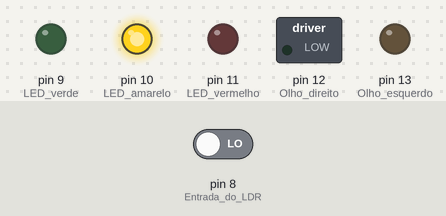
Bench run of a sketch on a simulated Arduino Uno, built with avr-gcc and run on an emulated ATmega328P. Shown: switched loads named in the sketch (green lamp = pin HIGH), output pins drawn as LEDs (lit = HIGH). Dashed ring = blinking. The test bench sets the inputs (shaded band); at power-on: pin 8 (Entrada_do_LDR) LOW.

Above: at 5.2 s.
5.3 s: pin 8 (Entrada_do_LDR) driven HIGH
At 5.4 s:
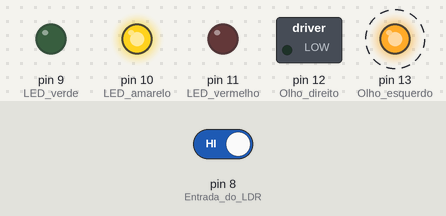
At 5.8 s:
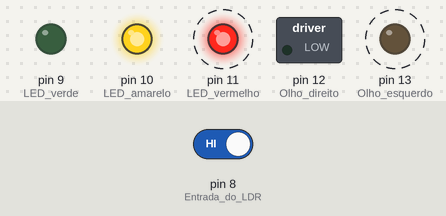
8.3 s: pin 8 (Entrada_do_LDR) driven LOW
At 9.1 s:
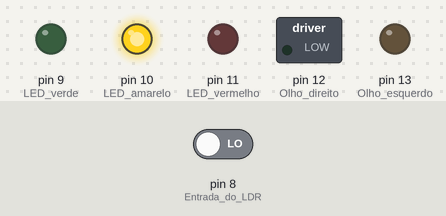
Timing chart, 0 to 11.3 s (numbered marks = the images above; inputs shaded):
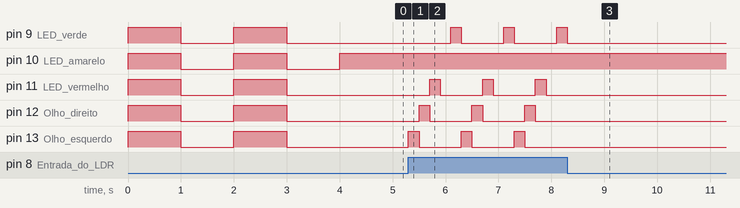

The sketch:

Ardu5_teste.ino
```cpp
/*
    Teste do Robô Ardu5
    Tutorial: https://youtu.be/lEOsWI0G7xk (Prueba de Robot Ardu5)

    Este programa acende todos os LEDs e quando se tapa a fotorresistência, inicia uma sequência em ordem descendente de 13 ao 9

    Projeto: Robô Ardu5
    Data: 05 de agosto de 2023
    Autor: Laboratório Maker
    Canal no YouTube: https://bit.ly/laboratoriomaker
    Blog: https://laboratoriomaker.blogspot.com
    Instagram: https://www.instagram.com/laboratoriomaker

    Projeto original: Ardu5 Prueba, Por: elprofegarcia.com
*/


// Define o tempo de retardo (espera) entre os acionamentos dos LEDs
int retardo = 200;

// Função setup() é executada uma vez quando a placa Arduino é ligada ou resetada
void setup() {
  // Configura os pinos 13, 12, 11, 10 e 9 como saída (LEDs)
  pinMode(13, OUTPUT);  // Olho esquerdo
  pinMode(12, OUTPUT);  // Olho direito
  pinMode(11, OUTPUT);  // LED vermelho
  pinMode(10, OUTPUT);  // LED amarelo
  pinMode(9, OUTPUT);   // LED verde

  pinMode(8, INPUT);  // Entrada do LDR

  // Liga todos os LEDs (13 ao 9) por 1 segundo e depois desliga-os por 1 segundo
  digitalWrite(13, HIGH);  // Olho esquerdo
  digitalWrite(12, HIGH);  // Olho direito
  digitalWrite(11, HIGH);  // LED vermelho
  digitalWrite(10, HIGH);  // LED amarelo
  digitalWrite(9, HIGH);   // LED verde
  delay(1000);
  digitalWrite(13, LOW);  // Olho esquerdo
  digitalWrite(12, LOW);  // Olho direito
  digitalWrite(11, LOW);  // LED vermelho
  digitalWrite(10, LOW);  // LED amarelo
  digitalWrite(9, LOW);   // LED verde
  delay(1000);

  // Liga novamente todos os LEDs por 1 segundo e depois desliga-os por 1 segundo
  digitalWrite(13, HIGH);  // Olho esquerdo
  digitalWrite(12, HIGH);  // Olho direito
  digitalWrite(11, HIGH);  // LED vermelho
  digitalWrite(10, HIGH);  // LED amarelo
  digitalWrite(9, HIGH);   // LED verde
  delay(1000);
  digitalWrite(13, LOW);  // Olho direito
  digitalWrite(12, LOW);  // Olho direito
  digitalWrite(11, LOW);  // LED vermelho
  digitalWrite(10, LOW);  // LED amarelo
  digitalWrite(9, LOW);   // LED verde
  delay(1000);
}

// Função loop() é executada continuamente após a função setup() terminar
void loop() {
  // Verifica se a fotorresistência foi tapada
  if (digitalRead(8) == 1) {
    // Inicia a sequência dos LEDs em ordem descendente do 13 ao 9
    digitalWrite(13, HIGH);  // Olho esquerdo
    delay(retardo);
    digitalWrite(13, LOW);   // Olho esquerdo
    digitalWrite(12, HIGH);  // Olho direito
    delay(retardo);
    digitalWrite(12, LOW);   // Olho direito
    digitalWrite(11, HIGH);  // LED vermelho
    delay(retardo);
    digitalWrite(11, LOW);   // LED vermelho
    delay(retardo);
    digitalWrite(9, HIGH);  // LED verde
    delay(retardo);
    digitalWrite(9, LOW);  // LED verde
  } else {
    // Se a fotorresistência não estiver tapada, mantém o LED Amarelo aceso
    digitalWrite(10, HIGH);  // LED amarelo
  }
}
```

Measured:
- after the input at 5.3 s, pin 9 (LED_verde): alternates HIGH for 0.20 s and LOW for 0.80 s, starting after 0.80 s; pin 11 (LED_vermelho): alternates HIGH for 0.20 s and LOW for 0.80 s, starting after 0.40 s
- after the input at 8.3 s, pin 9 (LED_verde): goes on until 8.3 s, then stays LOW; pin 11 (LED_vermelho), pin 12 (Olho_direito), pin 13 (Olho_esquerdo): stops changing and stays LOW
- by itself, pin 10 (LED_amarelo): alternates HIGH for 1.0 s and LOW for 1.0 s
